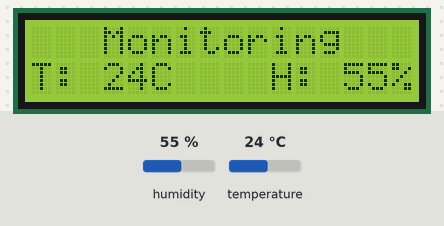
Recording of a sketch running on a simulated Arduino Uno, built with avr-gcc and run on an emulated ATmega328P. On the bench: 16×2 character LCD. The inputs (shaded band) are chosen by the test bench; at power-on: humidity 55 %, temperature 24 °C. What the sketch prints to the serial monitor is not drawn.

Above: at 8.2 s.
8.3 s: humidity set to 22 %
At 9.7 s:
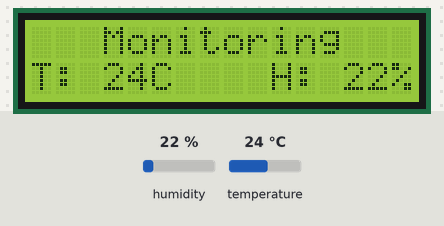
11.0 s: temperature set to 12 °C
At 11.8 s:
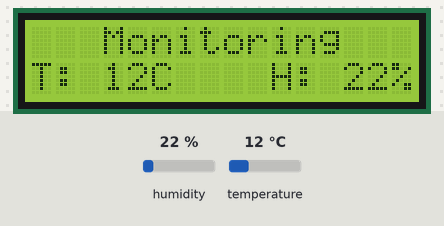
13.7 s: humidity set to 40 %
At 15.9 s:
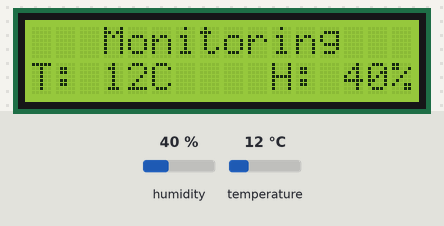
16.9 s: temperature set to 19 °C
At 17.9 s:
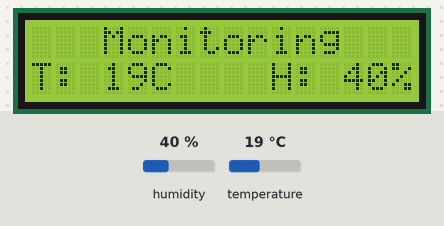
Timing chart, 0 to 19.9 s (numbered marks = the images above; inputs shaded):
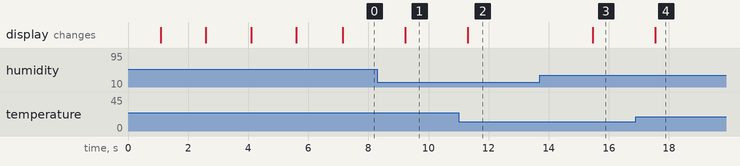

The sketch:

weatherMonitoring.ino
```cpp
#include <DHT.h>
#include <LiquidCrystal_I2C.h>

#define DHTPIN 10
#define DHTTYPE DHT11

LiquidCrystal_I2C lcd(0x27, 16, 2);
DHT dht(DHTPIN, DHTTYPE);

int humid;
int temp;


void setup() {
 Serial.begin(9600);
 Serial.println("Temperature and Humidity Sensor");
 dht.begin();
 lcd.init();
 lcd.backlight();
 delay(1000);
 lcd.setCursor(0, 0);
 lcd.print("   My Weather");
 lcd.setCursor(0, 1);
 lcd.print("System is On");
 for(int a = 12; a <= 15; a++){
  lcd.setCursor(a, 1);
  lcd.print(".");
  delay(1500);
 }
 lcd.clear();
}

void loop() {
  humid = dht.readHumidity();
  temp = dht.readTemperature();

  Serial.print("Humidity: ");
  Serial.print(humid);
  Serial.print(" Temperature: ");
  Serial.print(" ° Celsius");

  lcd.setCursor(0,0);
  lcd.print("   Monitoring  ");

  lcd.setCursor(0, 1);
  lcd.print("T: ");
  lcd.print(temp);
  lcd.print("C");

  lcd.setCursor(10, 1);
  lcd.print("H: ");
  lcd.print(humid);
  lcd.print("%");

  delay(1000);

}
```

Measured:
- after the input at 8.3 s, the display: changes after 0.93 s (image 1)
- after the input at 11.0 s, the display: changes after 0.31 s (image 2)
- after the input at 13.7 s, the display: changes after 1.8 s (image 3)
- after the input at 16.9 s, the display: changes after 0.65 s (image 4)
